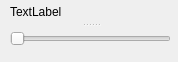
<?xml version="1.0" encoding="UTF-8"?>
<ui version="4.0">
 <class>ServoController</class>
 <widget class="QWidget" name="ServoController">
  <property name="geometry">
   <rect>
    <x>0</x>
    <y>0</y>
    <width>178</width>
    <height>62</height>
   </rect>
  </property>
  <property name="windowTitle">
   <string>Form</string>
  </property>
  <widget class="QSplitter" name="splitter">
   <property name="geometry">
    <rect>
     <x>10</x>
     <y>0</y>
     <width>161</width>
     <height>51</height>
    </rect>
   </property>
   <property name="orientation">
    <enum>Qt::Vertical</enum>
   </property>
   <widget class="QLabel" name="label">
    <property name="text">
     <string>TextLabel</string>
    </property>
   </widget>
   <widget class="QSlider" name="horizontalSlider">
    <property name="locale">
     <locale language="English" country="UnitedStates"/>
    </property>
    <property name="maximum">
     <number>180</number>
    </property>
    <property name="orientation">
     <enum>Qt::Horizontal</enum>
    </property>
   </widget>
  </widget>
 </widget>
 <resources/>
 <connections/>
</ui>
